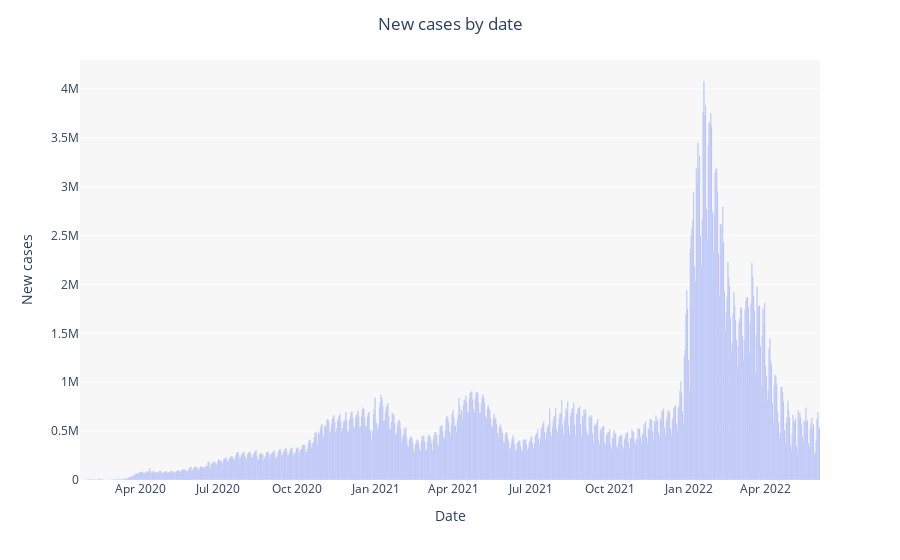

Notebook source saved alongside this figure:
### Code cell
fig = px.bar(df_world, x="date", y="new_cases")
fig.update_layout(xaxis_title='Date',yaxis_title='New cases',title_text='New cases by date',title_x=0.5, plot_bgcolor='#F7F7F7')

### Figure 1 — Plotly figure (JSON) as saved in the notebook; plotly's stock layout.template omitted (floating-point values rounded to 4 significant figures; data arrays with more than 128 entries replaced by an {"elided": "..."} marker saying what was removed)
{"data": [{"alignmentgroup": "True", "hovertemplate": "date=%{x}<br>new_cases=%{y}<extra></extra>", "legendgroup": "", "marker": {"color": "#636efa", "pattern": {"shape": ""}}, "name": "", "offsetgroup": "", "orientation": "v", "showlegend": false, "textposition": "auto", "type": "bar", "x": {"elided": "864 str values"}, "xaxis": "x", "y": {"elided": "864 int values"}, "yaxis": "y"}], "layout": {"barmode": "relative", "legend": {"tracegroupgap": 0}, "margin": {"t": 60}, "plot_bgcolor": "#F7F7F7", "title": {"text": "New cases by date", "x": 0.5}, "xaxis": {"anchor": "y", "domain": [0, 1], "title": {"text": "Date"}}, "yaxis": {"anchor": "x", "domain": [0, 1], "title": {"text": "New cases"}}}}
